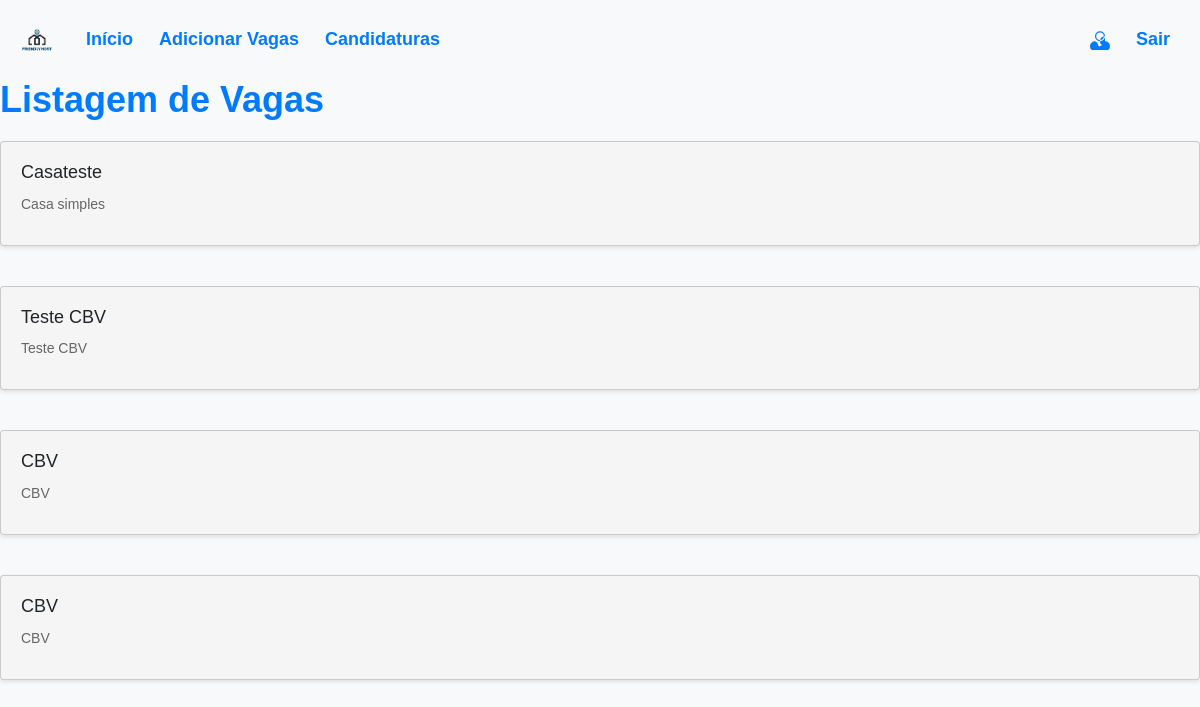
/home/list_vagas, run on an earlier commit of the app's database.
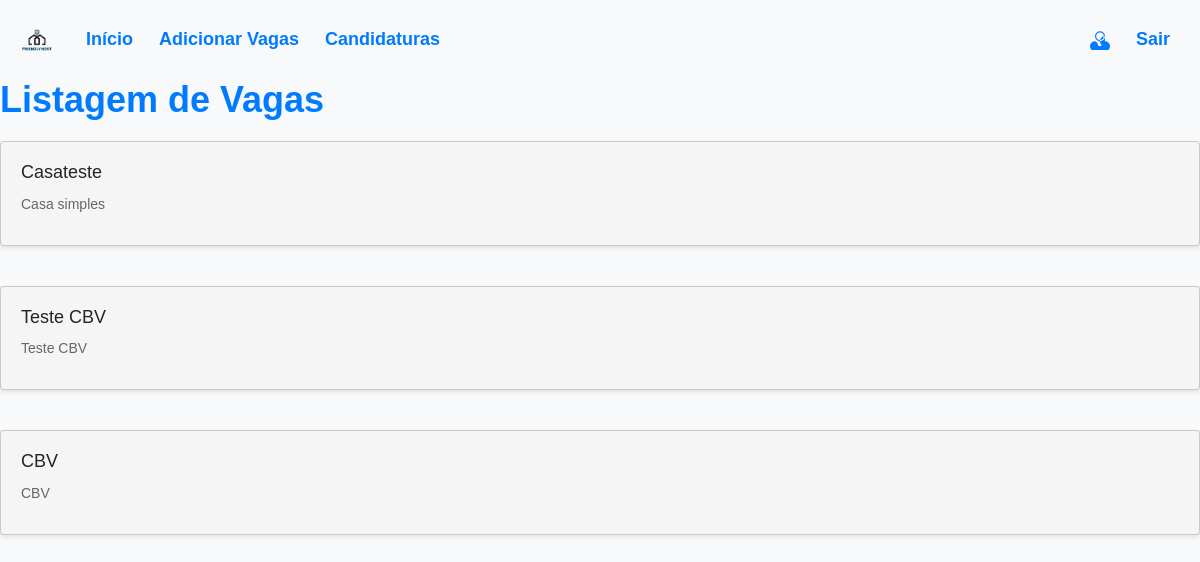
And on a later commit of the database.
### home/models.py (models this page shows, shortened)
class VagaCasa(models.Model):
    titulo = models.CharField(max_length=100)
    descricao = models.TextField()
    localizacao = models.CharField(max_length=100)
    capacidade = models.IntegerField()
    regras_casa = models.TextField()
    informacoes_familia = models.TextField()
    contato = models.EmailField()

### home/views.py (the view)
# urls.py: path('list_vagas', views.VagasListView.as_view(), name="list_vagas"),
class VagasListView(ListView):
    model = VagaCasa
    template_name = 'list_vagas.html'
    context_object_name = 'vagas'

### home/templates/list_vagas.html (shortened to what this page needs)
{% block content %}
    {% load static %}
<!doctype html>
<html lang="en">
<head>
  <link rel="stylesheet" href="https://cdn.jsdelivr.net/npm/bootstrap@5.3.0-alpha3/dist/css/bootstrap.min.css">
  <link rel="stylesheet" href="{% static 'home/css/base_vaga.css' %}">
</head>
<body>
  <nav class="navbar navbar-expand-lg bg-body-tertiary">
    <div class="container-fluid">
      <a class="navbar-brand" href="#">
        <img src="{% static 'cadastro/img/logo.png' %}" alt="Logo" width="50" height="50" class="d-inline-block align-text-top">
      </a>
      <div class="collapse navbar-collapse" id="navbarSupportedContent">
        <ul class="navbar-nav me-auto mb-2 mb-lg-0">
          <li class="nav-item">
            <a class="nav-link" aria-current="page" href="{% url 'home_anfitriao' %}">Início</a>
          </li>
          <li class="nav-item">
            <a class="nav-link" href="{% url 'adicionar_vaga' %}">Adicionar Vagas</a>
          </li>
          <li class="nav-item">
            <a class="nav-link" href="#">Candidaturas</a>
          </li>
        </ul>
        <ul class="navbar-nav ms-auto">
          <li class="nav-item">
            <a class="nav-link" href="#">
            </a>
          </li>
          <li class="nav-item">
            <a class="nav-link" href="{% url 'logout'%}">Sair</a>
          </li>
        </ul>
      </div>
    </div>
  </nav>
<h1>Listagem de Vagas</h1>
<div class="vagas-container">
  {% if vagas %} {% for vaga in vagas %}
  <div class="card">
    <h2>{{ vaga.titulo }}</h2>
    <p>{{ vaga.descricao }}</p>
  </div>
  {% endfor %} {% else %}
  <p>Nenhuma vaga cadastrada.</p>
  {% endif %}
</div>
{% endblock %}

What changed in the data, as far as the page shows it:
removed VagaCasa: titulo "CBV", descricao "CBV"
